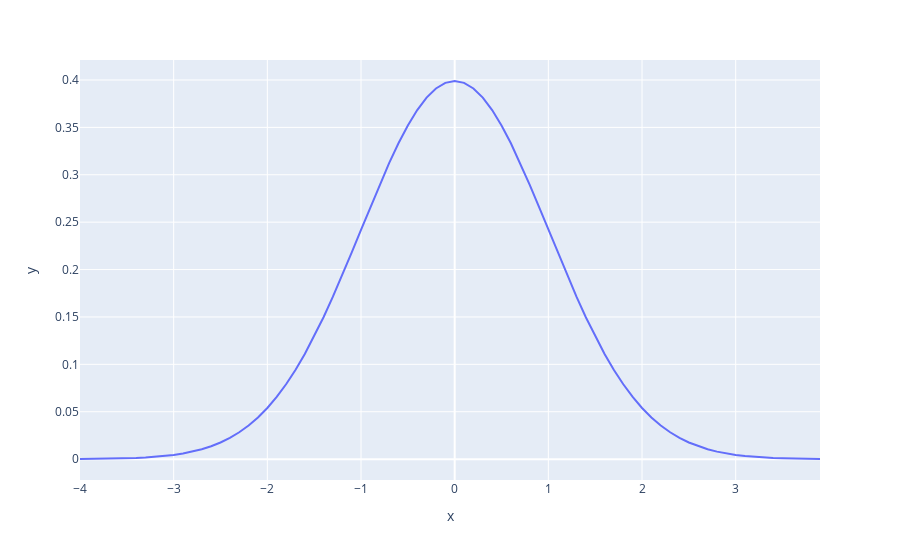

Notebook cell for this chart:
### Markdown cell above
# Aufgabe 3

### Code cell
x = np.arange(-4, 4, .1)
y = (1 / np.sqrt(2 * np.pi)) * (np.power(np.e, - (np.divide(1, 2) * np.power(x, 2))))

draw_fx(x, y)
